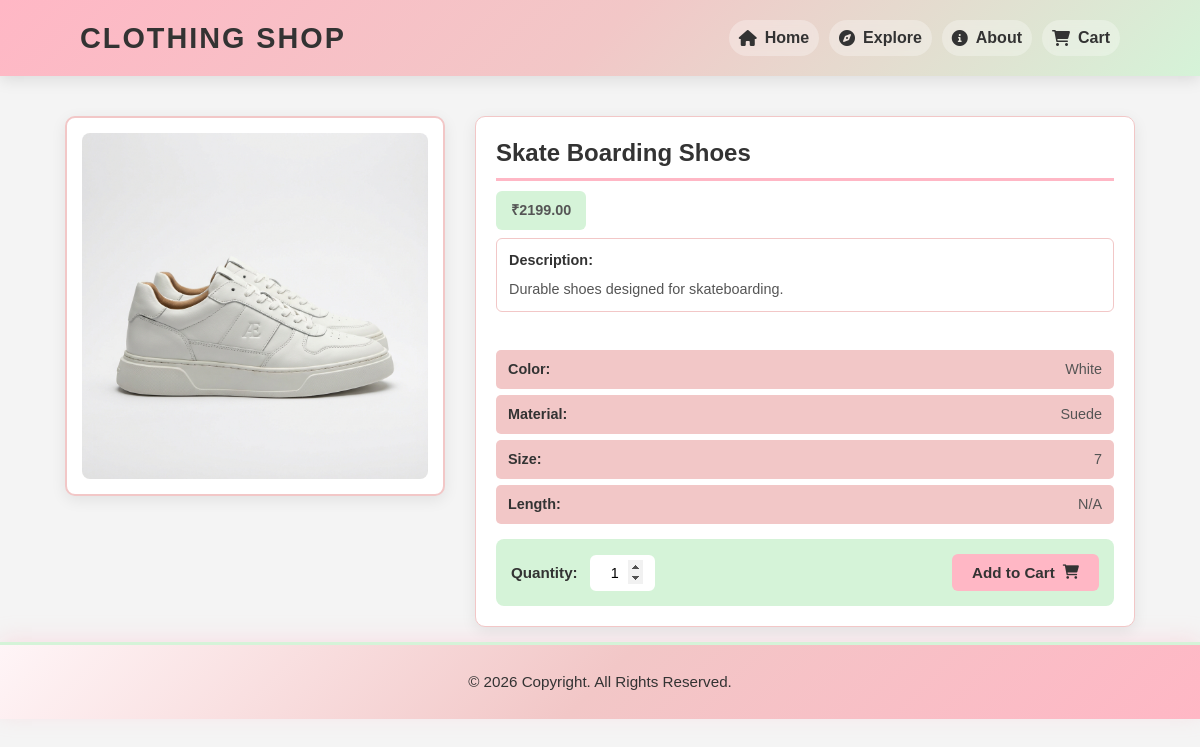
/product.php?id=22, run on the app's committed database.
### tables this page shows
CREATE TABLE IF NOT EXISTS `products` (
    `id` INT AUTO_INCREMENT PRIMARY KEY,
    `name` VARCHAR(255) NOT NULL,
    `price` DECIMAL(10,2) NOT NULL,
    `color` VARCHAR(50),
    `cloth_type` VARCHAR(100),
    `length` VARCHAR(50),
    `size` VARCHAR(50),
    `material` VARCHAR(100),
    `description` TEXT,
    `image` VARCHAR(255) NOT NULL,
    `status` ENUM('active', 'inactive') DEFAULT 'active',
    `created_at` TIMESTAMP DEFAULT CURRENT_TIMESTAMP
);

### product.php (the view, shortened to what this page needs)
<?php
require('db_connect.php');
require('includes/header.php');
if (isset($_GET['id'])) {
    $id = mysqli_real_escape_string($conn, $_GET['id']);
    $sql = "SELECT * FROM products WHERE id='$id'";
    $result = mysqli_query($conn, $sql);
    $product = mysqli_fetch_assoc($result);
}
?>
<div class="product-page-wrapper">
    <div class="container product-container">
        <div class="product-wrapper">
            <div class="product-image-section">
                <img src="assets/images/<?php echo $product['image']; ?>" alt="<?php echo $product['name']; ?>"
                    class="product-image">
            </div>
            <div class="product-details-section">
                <h1 class="product-title"><?php echo $product['name']; ?></h1>
                <p class="price product-price">₹<?php echo $product['price']; ?></p>
                <div class="product-description-box">
                    <p><strong>Description:</strong></p>
                    <div class="product-description-scroll">
                        <?php echo nl2br($product['description']); ?>
                    </div>
                </div>
                <br>
                <p><strong>Color:</strong> <?php echo $product['color']; ?></p>
                <p><strong>Material:</strong> <?php echo $product['material']; ?></p>
                <p><strong>Size:</strong> <?php echo $product['size']; ?></p>
                <p><strong>Length:</strong> <?php echo $product['length']; ?></p>
                <form action="cart.php" method="post" class="product-form">
                    <label>Quantity:</label>
                    <input type="number" name="quantity" value="1" min="1" max="10" class="product-qty-input">
                    <button type="submit" name="add_to_cart" class="btn btn-primary add-to-cart-btn">Add to Cart <i
                            class="fas fa-shopping-cart"></i></button>
                </form>
            </div>
        </div>
    </div>
</div>
<?php require('includes/footer.php'); ?>

### assets/css/style.css (style rules this page uses)
* { margin: 0; padding: 0; box-sizing: border-box; font-family: 'Arial', sans-serif; }
body { background-color: #f4f4f4; color: #333; line-height: 1.6; }

### assets/css/product.css (style rules this page uses)
.product-container { margin-top: 15px; padding: 15px; max-width: 1100px; margin-left: auto; margin-right: auto; }
.product-wrapper { display: flex; gap: 30px; margin-top: 10px; align-items: flex-start; }
.product-image-section { flex: 0 0 380px; max-width: 380px; background-color: #FFFFFF; padding: 15px; border-radius: 10px; box-shadow: 0 4px 15px rgba(0, 0, 0, 0.08); border: 2px solid #F2C7C7; }
.product-image { width: 100%; max-height: 350px; object-fit: contain; border-radius: 8px; display: block; transition: transform 0.3s ease; }
.product-details-section { flex: 1; background-color: #FFFFFF; padding: 20px; border-radius: 10px; box-shadow: 0 4px 15px rgba(0, 0, 0, 0.08); border: 1px solid #F2C7C7; }
.product-title { font-size: 1.5rem; margin-bottom: 10px; color: #333333; font-weight: 700; line-height: 1.3; padding-bottom: 10px; border-bottom: 3px solid #FFB7C5; }
.product-price { font-size: 1.4rem; color: #2d8f4e; margin-bottom: 15px; font-weight: 700; padding: 8px 15px; background-color: #D5F3D8; border-radius: 6px; display: inline-block; }
.product-details-section p { font-size: 0.9rem; color: #555555; line-height: 1.6; margin-bottom: 8px; }
.product-details-section p strong { color: #333333; font-weight: 600; }
.product-description-box { padding: 10px 12px; background-color: #FFFFFF; border: 1px solid #F2C7C7; border-radius: 6px; margin-bottom: 12px; }
.product-description-box p { margin-bottom: 6px; }
.product-description-scroll { max-height: 80px; overflow-y: auto; font-size: 0.9rem; color: #555555; line-height: 1.6; padding-right: 8px; }
.product-details-section p:nth-of-type(2), .product-details-section p:nth-of-type(3), .product-details-section p:nth-of-type(4), .product-details-section p:nth-of-type(5) { padding: 8px 12px; background-color: #F2C7C7; border-radius: 5px; margin-bottom: 6px; display: flex; justify-content: space-between; align-items: center; }
.product-details-section p:nth-of-type(2) strong, .product-details-section p:nth-of-type(3) strong, .product-details-section p:nth-of-type(4) strong, .product-details-section p:nth-of-type(5) strong { min-width: 70px; }
.product-form { margin-top: 15px; padding: 15px; background-color: #D5F3D8; border-radius: 8px; display: flex; flex-wrap: wrap; align-items: center; gap: 12px; }
.product-form label { font-size: 0.95rem; font-weight: 600; color: #333333; }
.product-qty-input { width: 65px; padding: 8px 10px; border: 2px solid #FFFFFF; border-radius: 6px; font-size: 0.9rem; text-align: center; background-color: #FFFFFF; transition: border-color 0.3s ease, box-shadow 0.3s ease; }
.add-to-cart-btn { padding: 10px 20px; background-color: #FFB7C5; color: #333333; border: none; border-radius: 6px; font-size: 0.95rem; font-weight: 600; cursor: pointer; transition: background-color 0.3s ease, transform 0.2s ease, box-shadow 0.3s ease; display: inline-flex; align-items: center; gap: 8px; margin-left: auto; }
.add-to-cart-btn i { font-size: 0.9rem; }

### data on the page
products: image (picture), name "Skate Boarding Shoes", price "2199.00", description "Durable shoes designed for skateboarding.", color "White", material "Suede", size "7", length "N/A"
